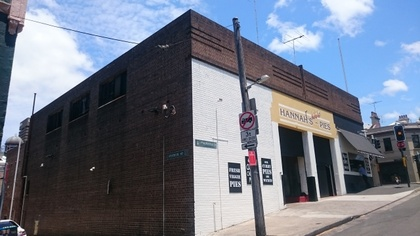
%> input picture Line Segment Cluster from VP/data/DSC_0764.JPG, 420 x 236 px, shrunk from 640 x 360 before the run
$ octave vp_lineCluster.m   (GNU Octave 9; MATLAB toolbox functions it lacks are replaced by stand-ins)
%> lines starting %> are read from the running program, lines starting %| are printed output that depends on the picture; long printed decimals are rounded
%> further down, img is the input picture: size 236x420x3 uint8; mean R, G, B 113.6, 120.8, 135.9
### Line Segment Cluster from VP/lib/getLines.m
function lines = getLines(grayIm, minLen)
%> called with minLen = 40

% Compute Gradient
[dX, dY] = gradient(conv2(double(grayIm), fspecial('gaussian', 7, 1.5), 'same'));
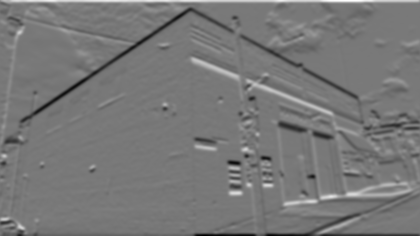
%> dY: size 236x420 double; min -48.32, max 53.81, mean -0.2; drawn with min black and max white

% Compute edge
im_canny = edge(grayIm, 'canny');
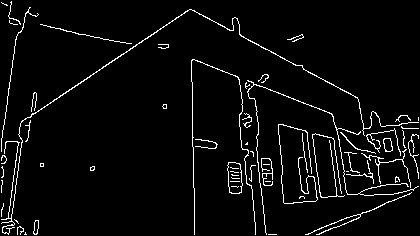
%> im_canny: size 236x420 logical; 4.3% white in thin lines or dots

% Set in_canny[1,2,end-1,end][:] to 0;
im_canny([1 2 end-1 end], :) = 0;
%> im_canny: size 236x420 logical; 4.2% white in thin lines or dots

% Set in_canny[:][1,2,end-1,end] to 0;
im_canny(:, [1 2 end-1 end]) = 0;
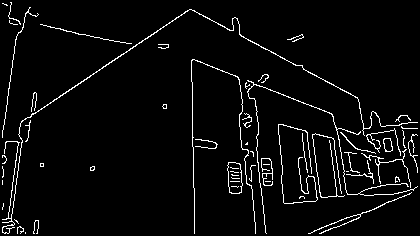
%> im_canny: size 236x420 logical; 4.2% white in thin lines or dots

% find the row of im_canny, i.e. height
height = size(im_canny, 1);

% find index (from top-left down to buttom-right) whose value is greater
% than 0
ind = find(im_canny > 0);
%> ind = 4143 values from 476 to 98599

% number of direcion(four neibour and four diagonal)
num_dir = 8;

% Ontain dX and dY index
dX_ind = dX(ind);
%> dX_ind = 4143 values, max 48.47 at index 345, min -48.09 at index 2288, mean 0.656
dY_ind = dY(ind);
%> dY_ind = 4143 values, max 42.2 at index 2901, min -42.43 at index 782, mean -2.37

a_ind = atan(dY_ind ./ (dX_ind + 1E-10)); % Add 1E-10 to avoid #INF when atan = 1
%> a_ind = 4143 values, max 1.57 at index 4007, min -1.57 at index 2357, mean -0.021
a_ind = ceil(mod(a_ind/pi*num_dir-0.5, num_dir));
%> a_ind = 4143 values, max 8 at index 2, min 1 at index 12, mean 5.39

for i = 1:num_dir
    direction(i).ind = ind(find(a_ind==i));
end
%> after the loop, direction = 8 items

% Declare a large array for storing "line" information
lines = zeros(2000, 9);

used = zeros(size(im_canny));

line_count = 0;
for k = 1:num_dir

    num_ind = 0;
    for m = (k-1):k+1
        num_ind = num_ind + sum(~used(direction(mod(m-1, num_dir)+1).ind));
    end

    ind = zeros(num_ind, 1);
    dir_im = zeros(size(im_canny));

    count = 0;
    for m = (k-1):k+1
        m2 = mod(m-1, num_dir)+1;
        tind = direction(m2).ind(~used(direction(m2).ind));
        tmpcount = length(tind);
        ind(count+1:count+tmpcount) = tind;
        count = count + tmpcount;
    end
    dir_im(ind) = 1;
    [tmpL, num_edges] = bwlabel(dir_im, 8);
    edge_size = zeros(num_edges, 1);
    edges = repmat(struct('ind', zeros(200, 1)), num_edges, 1);
    for i = 1:length(ind)
        id = tmpL(ind(i));
        edge_size(id) = edge_size(id) + 1;
        edges(id).ind(edge_size(id)) = ind(i);
    end
    for i = 1:num_edges
        edges(i).ind = edges(i).ind(1:edge_size(i));
    end
    for id = 1:num_edges
        if edge_size(id) > minLen
            y = mod(edges(id).ind-1, height)+1;
            x = floor((edges(id).ind-1) / height)+1;
            mean_x = mean(x);
            mean_y = mean(y);
            zmx = (x-mean_x);
            zmy = (y-mean_y);
            D = [sum(zmx.^2) sum(zmx.*zmy); sum(zmx.*zmy) sum(zmy.^2)];
            [v, lambda] = eig(D);
            theta = atan2(v(2, 2) , v(1, 2));
            if lambda(1,1)>0
                conf = lambda(2,2)/lambda(1,1);
            else
                conf = 100000;
            end
            if conf >= 400
                line_count = line_count+1;
                used(edges(id).ind) = 1;
                l = sqrt((max(x)-min(x))^2 + (max(y)-min(y))^2);
                x1 = mean_x - cos(theta)*l/2;
                x2 = mean_x + cos(theta)*l/2;
                y1 = mean_y - sin(theta)*l/2;
                y2 = mean_y + sin(theta)*l/2;
                theta = theta - pi / 2;
                r = mean_x*cos(theta)+mean_y*sin(theta);
                lines(line_count, 1:9) = [x1 x2 y1 y2 theta r l mean_x mean_y];
            end
        end
    end
end
%> this loop made 8 passes
%> num_edges on passes 1 to 8: 171, 140, 131, 132, 144, 174, 132, 116
%> pass 1, in getLines, `[tmpL, num_edges] = bwlabel(dir_im, 8);`:
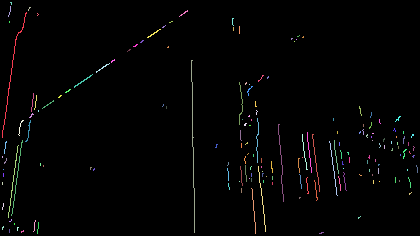
%> tmpL: size 236x420 double; 172 distinct labels, from 0 to 171; one colour per label, 0 black
%> after the loop:
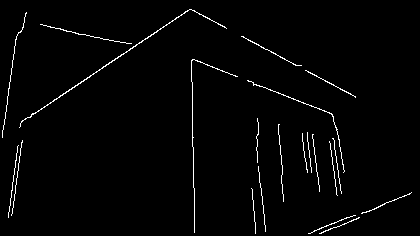
%> used: size 236x420 double; values 0 (black) and 1 (white), 1.9% white in thin lines or dots
%> after the loop, D = [319.6 2194.2; 2194.2 15373]; conf = 2496.7; edge_size = 116 values, max 38 at index 80, min 1 at index 1, mean 8.21; edges = 116 items; ind = 952 values, max 98585 at index 802, min 630 at index 803, mean 60796.2; l = 55.73; lambda = [6.28 0; 0 15686.3]; line_count = 25; mean_x = 337.8; mean_y = 166; r = 311; theta = -0.142; v = [-0.99 0.141; 0.141 0.99]; x = 57 values, max 342 at index 6, min 333 at index 1, mean 337.8; x1 = 333.9; x2 = 341.8; y = 57 values, max 194 at index 8, min 139 at index 1, mean 166; y1 = 138.4; y2 = 193.6; zmx = 57 values, max 4.16 at index 6, min -4.84 at index 1, mean -2.39e-14; zmy = 57 values, max 27.98 at index 8, min -27.02 at index 1, mean -4.99e-16
% Return our result
lines = lines(1:line_count, :);

### Line Segment Cluster from VP/lib/detectTOVP.m
function [line, vanishing, point, foc] = detectTOVP(f)
line = getLines(f,40);
point = zeros((size(line,1) - 1)*size(line,1)/2,2);
count = 0;
for i = 1:size(line,1)
    for j = i + 1:size(line,1)
        theta1 = line(i,5);
        theta2 = line(j,5);
        rho1 = line(i,6);
        rho2 = line(j,6);
        x = (rho1 * cos(theta2) - rho2 * cos(theta1)) / ...
            sin(theta1 - theta2);
        y = (rho1 * sin(theta2) - rho2 * sin(theta1)) / ...
            sin(theta2 - theta1);
        count = count + 1;
        point(count,1) = y;
        point(count,2) = x;
    end
end
%> after the loop, count = 300; point = 300 rows, first 12: [73.87 -266.5; 91.07 -362.3; 175.1 -830.2; 168.4 -792.7; 297.2 -1510.5; 155.5 -721.3; 206.2 -1003.7; 188 -902.3; 183.3 -875.8; 188.6 -905.2; 1.47 136.8; -41.16 374.2]
point = point(1:count,:);
point(:,1) = point(:,1) - size(f,2) / 2;
point(:,2) = point(:,2) - size(f,1) / 2;

radius = sqrt(point(:,1).*point(:,1) + point(:,2).*point(:,2));
%> radius = 300 values, max 57158.4 at index 131, min 50.69 at index 105, mean 692.2
point = point(find(radius > norm(size(f))/2),:);
%> point = 136 rows, first 12: [-136.1 -384.5; -118.9 -480.3; -34.91 -948.2; -41.65 -910.7; 87.24 -1628.5; -54.46 -839.3; -3.76 -1121.7; -21.96 -1020.3; -26.73 -993.8; -21.44 -1023.2; -251.2 256.2; -251.7 259]
theta = atan2(point(:,2),point(:,1));
%> theta = 136 values, max 2.64 at index 103, min -2.42 at index 130, mean -0.717
T = -pi:0.01:pi;

theta_bin = histc(theta,T);
%> theta_bin = 629 values, max 16 at index 154, min 0 at index 1, mean 0.216
% figure,bar(theta_bin)
% tb = theta_bin;

nhood =  60;
dec = 1;
[~, ix1] = max(theta_bin);
%> ix1 = 154
theta_bin(max(ix1-nhood,1):min(ix1+nhood,length(T))) = 0;
if ix1 + nhood > length(T)
    theta_bin(1:mod(ix1 + nhood,length(T))) = 0;
elseif ix1 - nhood < 1
    theta_bin(mod(ix1 - nhood - 1,length(T)):length(T)) = 0;
end

temp = ix1;
%> temp = 154
ix1 = mod(ix1 + round(length(T)/2),length(T));
%> ix1 = 469
theta_bin(max(ix1-nhood,1):min(ix1+nhood,length(T))) = dec*theta_bin(max(ix1-nhood,1):min(ix1+nhood,length(T)));
if ix1 + nhood > length(T)
    theta_bin(1:mod(ix1 + nhood,length(T))) = dec*theta_bin(1:mod(ix1 + nhood,length(T)));
elseif ix1 - nhood < 1
    theta_bin(mod(ix1 - nhood - 1,length(T)):length(T)) = dec*theta_bin(mod(ix1 - nhood - 1,length(T)):length(T));
end
ix1 = temp;
%> ix1 = 154


[~, ix2] = max(theta_bin);
%> ix2 = 331
theta_bin(max(ix2-nhood,1):min(ix2+nhood,length(T))) = 0;
if ix2 + nhood > length(T)
    theta_bin(1:mod(ix2 + nhood,length(T))) = 0;
elseif ix2 - nhood < 1
    theta_bin(mod(ix2 - nhood - 1,length(T)):length(T)) = 0;
end

temp = ix2;
%> temp = 331
ix2 = mod(ix2 + round(length(T)/2),length(T));
%> ix2 = 17
theta_bin(max(ix2-nhood,1):min(ix2+nhood,length(T))) = dec*theta_bin(max(ix2-nhood,1):min(ix2+nhood,length(T)));
if ix2 + nhood > length(T)
    theta_bin(1:mod(ix2 + nhood,length(T))) = dec*theta_bin(1:mod(ix2 + nhood,length(T)));
elseif ix2 - nhood < 1
    theta_bin(mod(ix2 - nhood - 1,length(T)):length(T)) = dec*theta_bin(mod(ix2 - nhood - 1,length(T)):length(T));
end
ix2 = temp;
%> ix2 = 331


[~, ix3] = max(theta_bin);
%> ix3 = 84
theta_bin(max(ix3-nhood,1):min(ix3+nhood,length(T))) = 0;
if ix3 + nhood > length(T)
    theta_bin(1:mod(ix3 + nhood,length(T))) = 0;
elseif ix3 - nhood < 1
    theta_bin(mod(ix3 - nhood - 1,length(T)):length(T)) = 0;
end

temp = ix3;
%> temp = 84
ix3 = mod(ix3 + round(length(T)/2),length(T));
%> ix3 = 399
theta_bin(max(ix3-nhood,1):min(ix3+nhood,length(T))) = dec*theta_bin(max(ix3-nhood,1):min(ix3+nhood,length(T)));
if ix3 + nhood > length(T)
    theta_bin(1:mod(ix3 + nhood,length(T))) = dec*theta_bin(1:mod(ix3 + nhood,length(T)));
elseif ix3 - nhood < 1
    theta_bin(mod(ix3 - nhood - 1,length(T)):length(T)) = dec*theta_bin(mod(ix3 - nhood - 1,length(T)):length(T));
end
ix3 = temp;
%> ix3 = 84


% plot(ix1,1,'s');plot(ix2,1,'s');plot(ix3,1,'s');
c1 = cos(T(ix1));
%> c1 = -0.0408
c2 = cos(T(ix2));
%> c2 = 0.987
c3 = cos(T(ix3));
%> c3 = -0.675
s1 = sin(T(ix1));
%> s1 = -0.999
s2 = sin(T(ix2));
%> s2 = 0.158
s3 = sin(T(ix3));
%> s3 = -0.738


n1 = [c1;s1];
%> n1 = [-0.0408; -0.999]
n2 = [c2;s2];
%> n2 = [0.987; 0.158]
n3 = [c3;s3];
%> n3 = [-0.675; -0.738]
proj = repmat(point*n1,1,2).*repmat(n1',size(point,1),1);
%> proj = 136 rows, first 12: [-15.89 -389.4; -19.77 -484.3; -38.7 -948; -37.18 -910.9; -66.22 -1622.2; -34.29 -840.1; -45.72 -1120; -41.62 -1019.5; -40.54 -993.2; -41.73 -1022.4; 10.02 245.5; 10.14 248.3]
temp = point - proj;
%> temp = 136 rows, first 12: [-120.2 4.91; -99.16 4.05; 3.78 -0.154; -4.46 0.182; 153.5 -6.26; -20.17 0.823; 41.95 -1.71; 19.66 -0.802; 13.81 -0.564; 20.3 -0.829; -261.2 10.66; -261.8 10.69]
dist = sqrt(temp(:,1).*temp(:,1) + temp(:,2).*temp(:,2));
%> dist = 136 values, max 4326.2 at index 79, min 0.376 at index 63, mean 200
len = sqrt(point(:,1).*point(:,1) + point(:,2).*point(:,2));
%> len = 136 values, max 57158.4 at index 79, min 241.8 at index 50, mean 1374.3
ratio = dist./ len;
%> ratio = 136 values, max 0.997 at index 121, min 0.000496 at index 63, mean 0.365
threshold = 0.26;
proj = proj(find(ratio < threshold),:);
%> proj = 82 rows, first 12: [-19.77 -484.3; -38.7 -948; -37.18 -910.9; -66.22 -1622.2; -34.29 -840.1; -45.72 -1120; -41.62 -1019.5; -40.54 -993.2; -41.73 -1022.4; -37.61 -921.5; -34.96 -856.5; -41.27 -1011.1]
proj = proj(find(proj(:,1)*n1(1) > 0),:);
%> proj = 76 rows, first 12: [-19.77 -484.3; -38.7 -948; -37.18 -910.9; -66.22 -1622.2; -34.29 -840.1; -45.72 -1120; -41.62 -1019.5; -40.54 -993.2; -41.73 -1022.4; -37.61 -921.5; -34.96 -856.5; -41.27 -1011.1]
proj1 = proj;
%> proj1 has the same summary as proj

proj = repmat(point*n2,1,2).*repmat(n2',size(point,1),1);
%> proj = 136 rows, first 12: [-192.6 -30.77; -190.8 -30.48; -181.7 -29.03; -182.5 -29.15; -168.6 -26.93; -183.8 -29.37; -178.4 -28.5; -180.4 -28.81; -180.9 -28.89; -180.3 -28.8; -205 -32.75; -205.1 -32.76]
temp = point - proj;
%> temp = 136 rows, first 12: [56.5 -353.7; 71.85 -449.8; 146.8 -919.1; 140.8 -881.5; 255.8 -1601.6; 129.4 -809.9; 174.6 -1093.2; 158.4 -991.5; 154.1 -964.9; 158.9 -994.4; -46.16 289; -46.61 291.8]
dist = sqrt(temp(:,1).*temp(:,1) + temp(:,2).*temp(:,2));
%> dist = 136 values, max 55011.2 at index 79, min 1.61 at index 124, mean 1254.5
len = sqrt(point(:,1).*point(:,1) + point(:,2).*point(:,2));
ratio = dist./ len;
%> ratio = 136 values, max 1 at index 73, min 0.00583 at index 124, mean 0.741
threshold = 0.26;
proj = proj(find(ratio < threshold),:);
%> proj = 28 rows, first 12: [240.3 38.39; 352.1 56.25; 273.3 43.66; 261.7 41.8; 274.5 43.84; 263.1 42.03; 272.9 43.6; 315.8 50.45; 362.4 57.89; 279.7 44.67; 268.8 42.94; 280.8 44.86]
proj = proj(find(proj(:,1)*n2(1) > 0),:);
temp = proj*n2;
%> temp = 28 values, max 371.3 at index 25, min 243.3 at index 1, mean 304.6
proj2 = proj;
%> proj2 has the same summary as proj

proj = repmat(point*n3,1,2).*repmat(n3',size(point,1),1);
%> proj = 136 rows, first 12: [-253.5 -277.2; -293.3 -320.8; -488.1 -533.7; -472.5 -516.7; -771.3 -843.3; -442.8 -484.2; -560.3 -612.7; -518.1 -566.6; -507.1 -554.5; -519.4 -567.9; 13.2 14.43; 14.36 15.7]
temp = point - proj;
%> temp = 136 rows, first 12: [117.4 -107.3; 174.4 -159.5; 453.2 -414.5; 430.9 -394; 858.5 -785.2; 388.3 -355.1; 556.6 -509; 496.2 -453.8; 480.3 -439.3; 497.9 -455.4; -264.4 241.8; -266 243.3]
dist = sqrt(temp(:,1).*temp(:,1) + temp(:,2).*temp(:,2));
%> dist = 136 values, max 33408 at index 79, min 0.304 at index 15, mean 854.6
len = sqrt(point(:,1).*point(:,1) + point(:,2).*point(:,2));
ratio = dist./ len;
%> ratio = 136 values, max 0.999 at index 11, min 0.0012 at index 15, mean 0.63
threshold = 0.26;
proj = proj(find(ratio < threshold),:);
%> proj = [-172.1 -188.2; -171.6 -187.7; -172.1 -188.2; -166.2 -181.7; -165.7 -181.2; -166.2 -181.7; -163.6 -178.9; -163.1 -178.4; -163.6 -178.9; 167.4 183; -247.3 -270.4]
proj = proj(find(proj(:,1)*n3(1) > 0),:);
%> proj = [-172.1 -188.2; -171.6 -187.7; -172.1 -188.2; -166.2 -181.7; -165.7 -181.2; -166.2 -181.7; -163.6 -178.9; -163.1 -178.4; -163.6 -178.9; -247.3 -270.4]
temp = proj*n3;
%> temp = [255.1; 254.3; 255; 246.3; 245.5; 246.2; 242.5; 241.7; 242.4; 366.5]
proj3 = proj;
%> proj3 has the same summary as proj

dist1 = sqrt(proj1(:,1).*proj1(:,1) + proj1(:,2).*proj1(:,2));
%> dist1 = 76 values, max 16214 at index 76, min 249.1 at index 53, mean 1298.2
dist2 = sqrt(proj2(:,1).*proj2(:,1) + proj2(:,2).*proj2(:,2));
%> dist2 = 28 values, max 371.3 at index 25, min 243.3 at index 1, mean 304.6
dist3 = sqrt(proj3(:,1).*proj3(:,1) + proj3(:,2).*proj3(:,2));
%> dist3 has the same summary as temp

d1 = sqrt(abs((-c2*c3-s2*s3)/(-c1*c2-s1*s2)/(-c1*c3-s1*s3)));
%> d1 = 2.27
d2 = sqrt(abs((-c1*c3-s1*s3)/(-c2*c1-s2*s1)/(-c2*c3-s2*s3)));
%> d2 = 2.22
d3 = sqrt(abs((-c1*c2-s1*s2)/(-c1*c3-s1*s3)/(-c2*c3-s2*s3)));
%> d3 = 0.575

foc1 = dist1 ./ d1;
%> foc1 = 76 values, max 7129.4 at index 76, min 109.5 at index 53, mean 570.8
foc2 = dist2 ./ d2;
%> foc2 = 28 values, max 167.1 at index 25, min 109.5 at index 1, mean 137.1
foc3 = dist3 ./ d3;
%> foc3 = [443.7; 442.4; 443.6; 428.4; 427; 428.3; 421.8; 420.5; 421.7; 637.4]
F = 0.7*norm(size(f)):1:4*norm(size(f));
foc_bin1 = histc(foc1,F);
%> foc_bin1 = 1590 values, max 2 at index 64, min 0 at index 1, mean 0.0333
foc_bin2 = histc(foc2,F);
%> foc_bin2 = 1590 values from 0 to 0
foc_bin3 = histc(foc3,F);
%> foc_bin3 = 1590 values, max 2 at index 85, min 0 at index 1, mean 0.00629
w1 = 1;w2 = 1;w3 = 1;
foc_bin = w1.*foc_bin1 + w2.*foc_bin2 + w3.*foc_bin3;
%> foc_bin = 1590 values, max 2 at index 64, min 0 at index 1, mean 0.0396
fb1 = foc_bin;
%> fb1 has the same summary as foc_bin
foc_bin = imfilter(foc_bin,ones(30,1)/30);
[~,foc_ix] = max(foc_bin);
%> foc_ix = 98
foc = F(foc_ix);
%> foc = 434.2

vanishing = [foc*d1*n1';
    foc*d2*n2';
    foc*d3*n3'];
%> vanishing = [-40.28 -986.7; 952.8 152.2; -168.5 -184.2]
end

### Line Segment Cluster from VP/lib/showTOVP.m
function [] = showTOVP( g, f, vanishing, point, foc )
figure,
imshow(g)
hold on;
% [10 lines of commented-out code are left out]

lt = min(vanishing(:,1)) + size(f,2)/2 - 300;
rt = max(vanishing(:,1)) + size(f,2)/2 + 300;
tp = min(vanishing(:,2)) + size(f,1)/2 - 300;
bm = max(vanishing(:,2)) + size(f,1)/2 + 300;
axis([lt rt tp bm]);
plot([0 vanishing(1,1)] +size(f,2)/2,[0 vanishing(1,2)] + size(f,1)/2,'.-','markersize',10,'linewidth',2,'color','k');
plot([0 vanishing(2,1)] +size(f,2)/2,[0 vanishing(2,2)] + size(f,1)/2,'.-','markersize',10,'linewidth',2,'color','k');
plot([0 vanishing(3,1)] +size(f,2)/2,[0 vanishing(3,2)] + size(f,1)/2,'.-','markersize',10,'linewidth',2,'color','k');


plot(vanishing(1,1) +size(f,2)/2,vanishing(1,2) +size(f,1)/2,'*','color','k','markersize',15,'linewidth',3);
plot(vanishing(2,1) +size(f,2)/2,vanishing(2,2) +size(f,1)/2,'*','color','k','markersize',15,'linewidth',3);
plot(vanishing(3,1) +size(f,2)/2,vanishing(3,2) +size(f,1)/2,'*','color','k','markersize',15,'linewidth',3);

fprintf('Coordinates of Detected Vanishing Points:\n');
fprintf('%f\t%f\n',vanishing(1,1) +size(f,2)/2,vanishing(1,2) +size(f,1)/2);
fprintf('%f\t%f\n',vanishing(2,1) +size(f,2)/2,vanishing(2,2) +size(f,1)/2);
fprintf('%f\t%f\n',vanishing(3,1) +size(f,2)/2,vanishing(3,2) +size(f,1)/2);
fprintf('Estimated Focal Length: %d\n',foc);
end

### Line Segment Cluster from VP/vp_lineCluster.m
close all;
addpath(genpath('.'));
%% Read image and convert it to grayscale
img = imread('data/DSC_0764.jpg');
img_gray = rgb2gray(img);
%% Vanishing Point Detection
[img_ls, img_vp, img_intsectPts, img_foc] = detectTOVP(img_gray);
%> img_vp = [-40.28 -986.7; 952.8 152.2; -168.5 -184.2]; img_intsectPts has the same summary as point in detectTOVP; img_foc = 434.2
% Re-arrange the VP order {TOP,RHS,LSH}
% 1st elememt for TOP
[~, swapIdx] = min(img_vp(:,2));
%> swapIdx = 1
img_vp([1, swapIdx],:) = img_vp([swapIdx, 1],:);
% 2nd element for RHS AND % 3rd element for LHS
if (img_vp(2,1) > img_vp(3,1))
    img_vp([2, 3],:) = img_vp([3, 2],:);
end
%% Midpoint of line segments
img_lsMidPts = zeros(size(img_ls,1),2);
for i=1:size(img_ls,1)
    img_lsMidPts(i,1) = (img_ls(i,1) + img_ls(i,2)) / 2;
    img_lsMidPts(i,2) = (img_ls(i,3) + img_ls(i,4)) / 2;
end
%> after the loop, img_lsMidPts = 25 rows, first 12: [12.82 73.55; 13.69 181.8; 17.6 178; 193.6 146.5; 254.5 211.5; 258.1 140.9; 262.7 199.5; 281.6 163; 309.8 153; 316.5 163; 334 169; 103.7 68.06]
%% Show Vanishing Point
showTOVP( img, img_gray, img_vp, img_intsectPts, img_foc);
%> in showTOVP, `lt = min(vanishing(:,1)) + size(f,2)/2 - 300;`: lt = -258.5
%> in showTOVP, `rt = max(vanishing(:,1)) + size(f,2)/2 + 300;`: rt = 1462.8
%> in showTOVP, `tp = min(vanishing(:,2)) + size(f,1)/2 - 300;`: tp = -1168.7
%> in showTOVP, `bm = max(vanishing(:,2)) + size(f,1)/2 + 300;`: bm = 570.2
%| 169.723	-868.735
%| 41.524	-66.217
%| 1162.782	270.203
%| Estimated Focal Length: 434.234
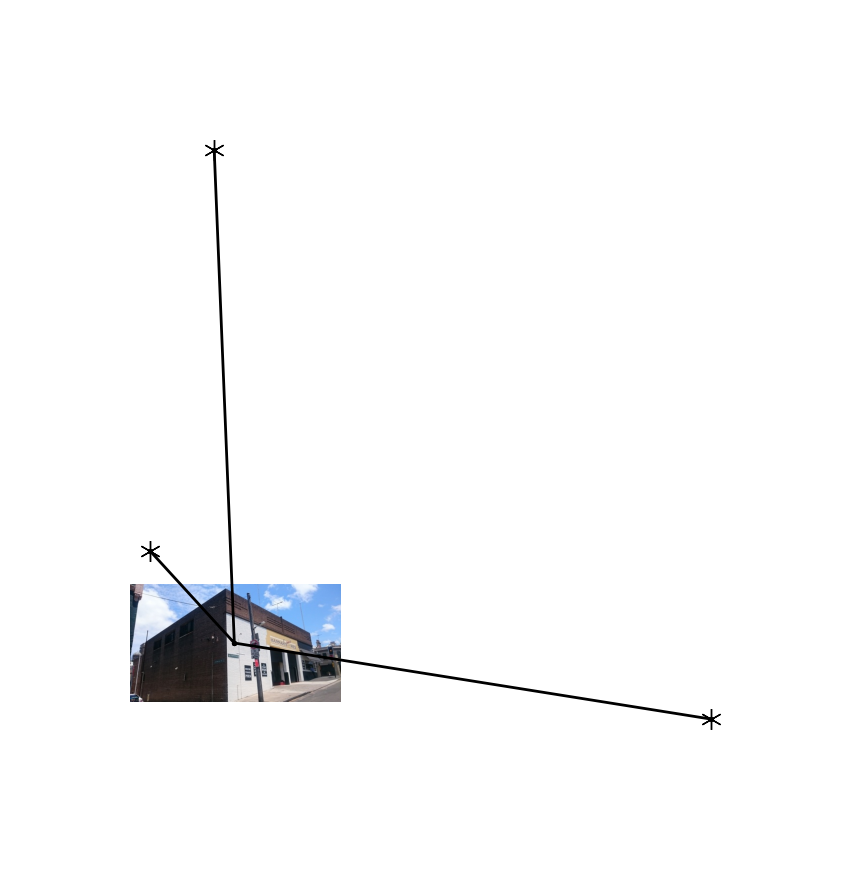
%> figure redrawn from the program's plot data; shown at 1/2 size
%% Experiment code
% End point and midpoint
img_ls_sorted = [img_ls(:,[2,4]),img_lsMidPts];
%> img_ls_sorted = 25 rows, first 8: [1.57 136.2 12.82 73.55; 8.86 217.9 13.69 181.8; 12.49 215.6 17.6 178; 195.3 232.5 193.6 146.5; 256.4 234 254.5 211.5; 257.6 162.9 258.1 140.9; 266.4 232 262.7 199.5; 284.1 201.5 281.6 163]
img_ls_label = zeros(size(img_ls,1),1);
diatance_vp = Inf(size(img_ls,1),3);
color = {'Red', 'Cyan', 'Yellow'};
for i=1:size(img_ls_sorted,1)
    for j=1:3
        A = (img_lsMidPts(i,2) - (img_vp(j,2) + size(img_gray,1)/2))/(img_lsMidPts(i,1) - (img_vp(j,1)+size(img_gray,2)/2));
        B = -1;
        C = ((img_vp(j,2) + size(img_gray,1)/2) - A * (img_vp(j,1) + size(img_gray,2)/2));
        diatance_vp(i,j) = (A*img_ls(i,2) + B*img_ls(i,4) + C)/(sqrt(A*A + B*B));
    end
    [~,B] = min(abs(diatance_vp(i,:)));
    img_ls_label(i) = B;
end
%> this loop made 25 passes
%> B on passes 1 to 8: 1, 1, 1, 1, 1, 1, 1, 1
%> after the loop, diatance_vp = 25 rows, first 12: [0.806 -1.58 -63.64; -0.509 0.789 -36.29; -0.347 1.42 -37.84; -0.392 -48.7 -85.1; 0.164 -12.16 -22.33; -2.44 -16.27 -21.87; 0.949 -17.87 -32.07; -1.68 -26.13 -37.92; -0.43 -14 -19.47; -0.395 -19.54 -27.8; -0.612 -18.78 -26.4; 81.59 -102.2 -72.81]; img_ls_label = 25 values, max 3 at index 12, min 1 at index 1, mean 1.76
figure;
imshow(img), hold on;
title('Result');
for i=1:size(img_ls,1)
    plot(img_ls(i,[1,2]),img_ls(i,[3,4]), '-', 'Color', color{img_ls_label(i)}, 'LineWidth', 2);
end
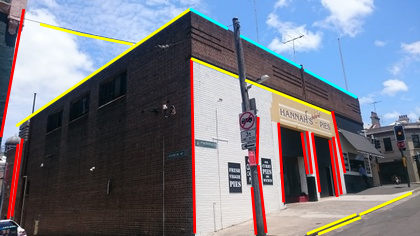
%> figure redrawn from the program's plot data; its title reads 'Result'
